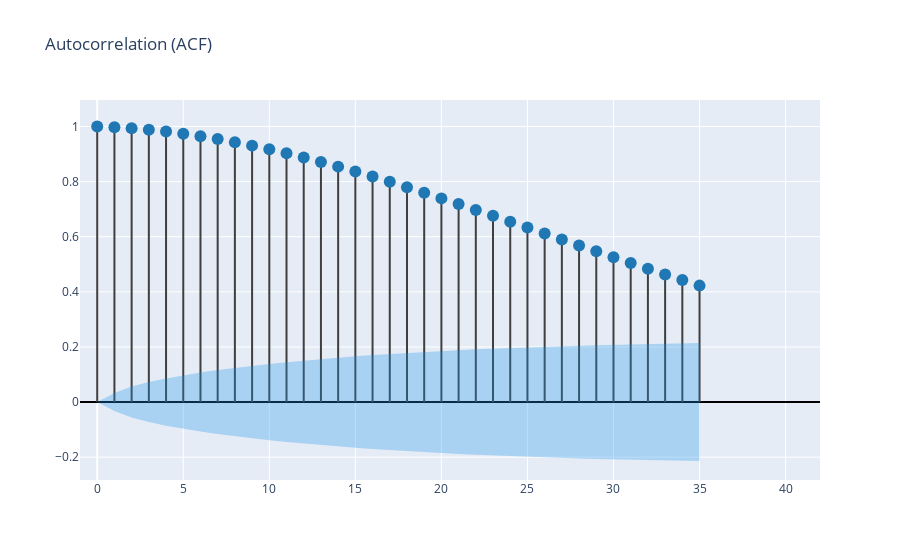
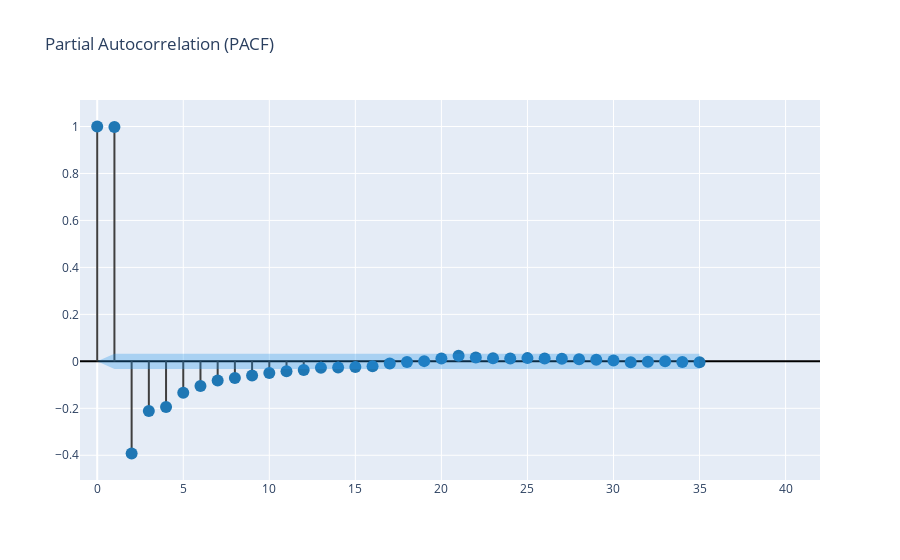

Notebook code for these charts, in order:
### Code cell
# look at pacf and acf plots
create_corr_plot(y_train['glucose'])
create_corr_plot(y_train['glucose'], plot_pacf=True)

### Figure 1 — Plotly figure (JSON) as saved in the notebook; plotly's stock layout.template omitted (floating-point values rounded to 4 significant figures)
{"data": [{"line": {"color": "#3f3f3f"}, "mode": "lines", "showlegend": false, "type": "scatter", "x": [0, 0], "y": [0, 1]}, {"line": {"color": "#3f3f3f"}, "mode": "lines", "showlegend": false, "type": "scatter", "x": [1, 1], "y": [0, 0.9977]}, {"line": {"color": "#3f3f3f"}, "mode": "lines", "showlegend": false, "type": "scatter", "x": [2, 2], "y": [0, 0.9937]}, {"line": {"color": "#3f3f3f"}, "mode": "lines", "showlegend": false, "type": "scatter", "x": [3, 3], "y": [0, 0.9885]}, {"line": {"color": "#3f3f3f"}, "mode": "lines", "showlegend": false, "type": "scatter", "x": [4, 4], "y": [0, 0.9818]}, {"line": {"color": "#3f3f3f"}, "mode": "lines", "showlegend": false, "type": "scatter", "x": [5, 5], "y": [0, 0.9739]}, {"line": {"color": "#3f3f3f"}, "mode": "lines", "showlegend": false, "type": "scatter", "x": [6, 6], "y": [0, 0.9647]}, {"line": {"color": "#3f3f3f"}, "mode": "lines", "showlegend": false, "type": "scatter", "x": [7, 7], "y": [0, 0.9544]}, {"line": {"color": "#3f3f3f"}, "mode": "lines", "showlegend": false, "type": "scatter", "x": [8, 8], "y": [0, 0.943]}, {"line": {"color": "#3f3f3f"}, "mode": "lines", "showlegend": false, "type": "scatter", "x": [9, 9], "y": [0, 0.9306]}, {"line": {"color": "#3f3f3f"}, "mode": "lines", "showlegend": false, "type": "scatter", "x": [10, 10], "y": [0, 0.9171]}, {"line": {"color": "#3f3f3f"}, "mode": "lines", "showlegend": false, "type": "scatter", "x": [11, 11], "y": [0, 0.9027]}, {"line": {"color": "#3f3f3f"}, "mode": "lines", "showlegend": false, "type": "scatter", "x": [12, 12], "y": [0, 0.8874]}, {"line": {"color": "#3f3f3f"}, "mode": "lines", "showlegend": false, "type": "scatter", "x": [13, 13], "y": [0, 0.8713]}, {"line": {"color": "#3f3f3f"}, "mode": "lines", "showlegend": false, "type": "scatter", "x": [14, 14], "y": [0, 0.8544]}, {"line": {"color": "#3f3f3f"}, "mode": "lines", "showlegend": false, "type": "scatter", "x": [15, 15], "y": [0, 0.8367]}, {"line": {"color": "#3f3f3f"}, "mode": "lines", "showlegend": false, "type": "scatter", "x": [16, 16], "y": [0, 0.8183]}, {"line": {"color": "#3f3f3f"}, "mode": "lines", "showlegend": false, "type": "scatter", "x": [17, 17], "y": [0, 0.7993]}, {"line": {"color": "#3f3f3f"}, "mode": "lines", "showlegend": false, "type": "scatter", "x": [18, 18], "y": [0, 0.7797]}, {"line": {"color": "#3f3f3f"}, "mode": "lines", "showlegend": false, "type": "scatter", "x": [19, 19], "y": [0, 0.7596]}, {"line": {"color": "#3f3f3f"}, "mode": "lines", "showlegend": false, "type": "scatter", "x": [20, 20], "y": [0, 0.7391]}, {"line": {"color": "#3f3f3f"}, "mode": "lines", "showlegend": false, "type": "scatter", "x": [21, 21], "y": [0, 0.7183]}, {"line": {"color": "#3f3f3f"}, "mode": "lines", "showlegend": false, "type": "scatter", "x": [22, 22], "y": [0, 0.6973]}, {"line": {"color": "#3f3f3f"}, "mode": "lines", "showlegend": false, "type": "scatter", "x": [23, 23], "y": [0, 0.676]}, {"line": {"color": "#3f3f3f"}, "mode": "lines", "showlegend": false, "type": "scatter", "x": [24, 24], "y": [0, 0.6546]}, {"line": {"color": "#3f3f3f"}, "mode": "lines", "showlegend": false, "type": "scatter", "x": [25, 25], "y": [0, 0.6331]}, {"line": {"color": "#3f3f3f"}, "mode": "lines", "showlegend": false, "type": "scatter", "x": [26, 26], "y": [0, 0.6115]}, {"line": {"color": "#3f3f3f"}, "mode": "lines", "showlegend": false, "type": "scatter", "x": [27, 27], "y": [0, 0.59]}, {"line": {"color": "#3f3f3f"}, "mode": "lines", "showlegend": false, "type": "scatter", "x": [28, 28], "y": [0, 0.5685]}, {"line": {"color": "#3f3f3f"}, "mode": "lines", "showlegend": false, "type": "scatter", "x": [29, 29], "y": [0, 0.5472]}, {"line": {"color": "#3f3f3f"}, "mode": "lines", "showlegend": false, "type": "scatter", "x": [30, 30], "y": [0, 0.5259]}, {"line": {"color": "#3f3f3f"}, "mode": "lines", "showlegend": false, "type": "scatter", "x": [31, 31], "y": [0, 0.5048]}, {"line": {"color": "#3f3f3f"}, "mode": "lines", "showlegend": false, "type": "scatter", "x": [32, 32], "y": [0, 0.4839]}, {"line": {"color": "#3f3f3f"}, "mode": "lines", "showlegend": false, "type": "scatter", "x": [33, 33], "y": [0, 0.4632]}, {"line": {"color": "#3f3f3f"}, "mode": "lines", "showlegend": false, "type": "scatter", "x": [34, 34], "y": [0, 0.4427]}, {"line": {"color": "#3f3f3f"}, "mode": "lines", "showlegend": false, "type": "scatter", "x": [35, 35], "y": [0, 0.4226]}, {"marker": {"color": "#1f77b4", "size": 12}, "mode": "markers", "showlegend": false, "type": "scatter", "x": [0, 1, 2, 3, 4, 5, 6, 7, 8, 9, 10, 11, 12, 13, 14, 15, 16, 17, 18, 19, 20, 21, 22, 23, 24, 25, 26, 27, 28, 29, 30, 31, 32, 33, 34, 35], "y": [1, 0.9977, 0.9937, 0.9885, 0.9818, 0.9739, 0.9647, 0.9544, 0.943, 0.9306, 0.9171, 0.9027, 0.8874, 0.8713, 0.8544, 0.8367, 0.8183, 0.7993, 0.7797, 0.7596, 0.7391, 0.7183, 0.6973, 0.676, 0.6546, 0.6331, 0.6115, 0.59, 0.5685, 0.5472, 0.5259, 0.5048, 0.4839, 0.4632, 0.4427, 0.4226]}, {"line": {"color": "rgba(255,255,255,0)"}, "mode": "lines", "showlegend": false, "type": "scatter", "x": [0, 1, 2, 3, 4, 5, 6, 7, 8, 9, 10, 11, 12, 13, 14, 15, 16, 17, 18, 19, 20, 21, 22, 23, 24, 25, 26, 27, 28, 29, 30, 31, 32, 33, 34, 35], "y": [0, 0.03266, 0.05648, 0.07278, 0.08592, 0.09715, 0.1071, 0.116, 0.1241, 0.1315, 0.1383, 0.1447, 0.1506, 0.156, 0.1612, 0.1659, 0.1704, 0.1745, 0.1784, 0.182, 0.1853, 0.1884, 0.1913, 0.194, 0.1965, 0.1988, 0.201, 0.2029, 0.2048, 0.2064, 0.208, 0.2094, 0.2107, 0.2119, 0.213, 0.2139]}, {"fill": "tonexty", "fillcolor": "rgba(32, 146, 230,0.3)", "line": {"color": "rgba(255,255,255,0)"}, "mode": "lines", "showlegend": false, "type": "scatter", "x": [0, 1, 2, 3, 4, 5, 6, 7, 8, 9, 10, 11, 12, 13, 14, 15, 16, 17, 18, 19, 20, 21, 22, 23, 24, 25, 26, 27, 28, 29, 30, 31, 32, 33, 34, 35], "y": [0, -0.03266, -0.05648, -0.07278, -0.08592, -0.09715, -0.1071, -0.116, -0.1241, -0.1315, -0.1383, -0.1447, -0.1506, -0.156, -0.1612, -0.1659, -0.1704, -0.1745, -0.1784, -0.182, -0.1853, -0.1884, -0.1913, -0.194, -0.1965, -0.1988, -0.201, -0.2029, -0.2048, -0.2064, -0.208, -0.2094, -0.2107, -0.2119, -0.213, -0.2139]}], "layout": {"title": {"text": "Autocorrelation (ACF)"}, "xaxis": {"range": [-1, 42]}, "yaxis": {"zerolinecolor": "#000000"}}}

### Figure 2 — Plotly figure (JSON) as saved in the notebook; plotly's stock layout.template omitted (floating-point values rounded to 4 significant figures)
{"data": [{"line": {"color": "#3f3f3f"}, "mode": "lines", "showlegend": false, "type": "scatter", "x": [0, 0], "y": [0, 1]}, {"line": {"color": "#3f3f3f"}, "mode": "lines", "showlegend": false, "type": "scatter", "x": [1, 1], "y": [0, 0.998]}, {"line": {"color": "#3f3f3f"}, "mode": "lines", "showlegend": false, "type": "scatter", "x": [2, 2], "y": [0, -0.3925]}, {"line": {"color": "#3f3f3f"}, "mode": "lines", "showlegend": false, "type": "scatter", "x": [3, 3], "y": [0, -0.2118]}, {"line": {"color": "#3f3f3f"}, "mode": "lines", "showlegend": false, "type": "scatter", "x": [4, 4], "y": [0, -0.1941]}, {"line": {"color": "#3f3f3f"}, "mode": "lines", "showlegend": false, "type": "scatter", "x": [5, 5], "y": [0, -0.1341]}, {"line": {"color": "#3f3f3f"}, "mode": "lines", "showlegend": false, "type": "scatter", "x": [6, 6], "y": [0, -0.1052]}, {"line": {"color": "#3f3f3f"}, "mode": "lines", "showlegend": false, "type": "scatter", "x": [7, 7], "y": [0, -0.08185]}, {"line": {"color": "#3f3f3f"}, "mode": "lines", "showlegend": false, "type": "scatter", "x": [8, 8], "y": [0, -0.07128]}, {"line": {"color": "#3f3f3f"}, "mode": "lines", "showlegend": false, "type": "scatter", "x": [9, 9], "y": [0, -0.06032]}, {"line": {"color": "#3f3f3f"}, "mode": "lines", "showlegend": false, "type": "scatter", "x": [10, 10], "y": [0, -0.0497]}, {"line": {"color": "#3f3f3f"}, "mode": "lines", "showlegend": false, "type": "scatter", "x": [11, 11], "y": [0, -0.04197]}, {"line": {"color": "#3f3f3f"}, "mode": "lines", "showlegend": false, "type": "scatter", "x": [12, 12], "y": [0, -0.03696]}, {"line": {"color": "#3f3f3f"}, "mode": "lines", "showlegend": false, "type": "scatter", "x": [13, 13], "y": [0, -0.02742]}, {"line": {"color": "#3f3f3f"}, "mode": "lines", "showlegend": false, "type": "scatter", "x": [14, 14], "y": [0, -0.02616]}, {"line": {"color": "#3f3f3f"}, "mode": "lines", "showlegend": false, "type": "scatter", "x": [15, 15], "y": [0, -0.0238]}, {"line": {"color": "#3f3f3f"}, "mode": "lines", "showlegend": false, "type": "scatter", "x": [16, 16], "y": [0, -0.02102]}, {"line": {"color": "#3f3f3f"}, "mode": "lines", "showlegend": false, "type": "scatter", "x": [17, 17], "y": [0, -0.008971]}, {"line": {"color": "#3f3f3f"}, "mode": "lines", "showlegend": false, "type": "scatter", "x": [18, 18], "y": [0, -0.002429]}, {"line": {"color": "#3f3f3f"}, "mode": "lines", "showlegend": false, "type": "scatter", "x": [19, 19], "y": [0, 0.0008458]}, {"line": {"color": "#3f3f3f"}, "mode": "lines", "showlegend": false, "type": "scatter", "x": [20, 20], "y": [0, 0.01207]}, {"line": {"color": "#3f3f3f"}, "mode": "lines", "showlegend": false, "type": "scatter", "x": [21, 21], "y": [0, 0.02372]}, {"line": {"color": "#3f3f3f"}, "mode": "lines", "showlegend": false, "type": "scatter", "x": [22, 22], "y": [0, 0.0163]}, {"line": {"color": "#3f3f3f"}, "mode": "lines", "showlegend": false, "type": "scatter", "x": [23, 23], "y": [0, 0.0135]}, {"line": {"color": "#3f3f3f"}, "mode": "lines", "showlegend": false, "type": "scatter", "x": [24, 24], "y": [0, 0.01229]}, {"line": {"color": "#3f3f3f"}, "mode": "lines", "showlegend": false, "type": "scatter", "x": [25, 25], "y": [0, 0.0137]}, {"line": {"color": "#3f3f3f"}, "mode": "lines", "showlegend": false, "type": "scatter", "x": [26, 26], "y": [0, 0.01245]}, {"line": {"color": "#3f3f3f"}, "mode": "lines", "showlegend": false, "type": "scatter", "x": [27, 27], "y": [0, 0.01144]}, {"line": {"color": "#3f3f3f"}, "mode": "lines", "showlegend": false, "type": "scatter", "x": [28, 28], "y": [0, 0.008753]}, {"line": {"color": "#3f3f3f"}, "mode": "lines", "showlegend": false, "type": "scatter", "x": [29, 29], "y": [0, 0.006647]}, {"line": {"color": "#3f3f3f"}, "mode": "lines", "showlegend": false, "type": "scatter", "x": [30, 30], "y": [0, 0.003148]}, {"line": {"color": "#3f3f3f"}, "mode": "lines", "showlegend": false, "type": "scatter", "x": [31, 31], "y": [0, -0.003757]}, {"line": {"color": "#3f3f3f"}, "mode": "lines", "showlegend": false, "type": "scatter", "x": [32, 32], "y": [0, -0.001736]}, {"line": {"color": "#3f3f3f"}, "mode": "lines", "showlegend": false, "type": "scatter", "x": [33, 33], "y": [0, 0.0006234]}, {"line": {"color": "#3f3f3f"}, "mode": "lines", "showlegend": false, "type": "scatter", "x": [34, 34], "y": [0, -0.003043]}, {"line": {"color": "#3f3f3f"}, "mode": "lines", "showlegend": false, "type": "scatter", "x": [35, 35], "y": [0, -0.00375]}, {"marker": {"color": "#1f77b4", "size": 12}, "mode": "markers", "showlegend": false, "type": "scatter", "x": [0, 1, 2, 3, 4, 5, 6, 7, 8, 9, 10, 11, 12, 13, 14, 15, 16, 17, 18, 19, 20, 21, 22, 23, 24, 25, 26, 27, 28, 29, 30, 31, 32, 33, 34, 35], "y": [1, 0.998, -0.3925, -0.2118, -0.1941, -0.1341, -0.1052, -0.08185, -0.07128, -0.06032, -0.0497, -0.04197, -0.03696, -0.02742, -0.02616, -0.0238, -0.02102, -0.008971, -0.002429, 0.0008458, 0.01207, 0.02372, 0.0163, 0.0135, 0.01229, 0.0137, 0.01245, 0.01144, 0.008753, 0.006647, 0.003148, -0.003757, -0.001736, 0.0006234, -0.003043, -0.00375]}, {"line": {"color": "rgba(255,255,255,0)"}, "mode": "lines", "showlegend": false, "type": "scatter", "x": [0, 1, 2, 3, 4, 5, 6, 7, 8, 9, 10, 11, 12, 13, 14, 15, 16, 17, 18, 19, 20, 21, 22, 23, 24, 25, 26, 27, 28, 29, 30, 31, 32, 33, 34, 35], "y": [0, 0.03266, 0.03266, 0.03266, 0.03266, 0.03266, 0.03266, 0.03266, 0.03266, 0.03266, 0.03266, 0.03266, 0.03266, 0.03266, 0.03266, 0.03266, 0.03266, 0.03266, 0.03266, 0.03266, 0.03266, 0.03266, 0.03266, 0.03266, 0.03266, 0.03266, 0.03266, 0.03266, 0.03266, 0.03266, 0.03266, 0.03266, 0.03266, 0.03266, 0.03266, 0.03266]}, {"fill": "tonexty", "fillcolor": "rgba(32, 146, 230,0.3)", "line": {"color": "rgba(255,255,255,0)"}, "mode": "lines", "showlegend": false, "type": "scatter", "x": [0, 1, 2, 3, 4, 5, 6, 7, 8, 9, 10, 11, 12, 13, 14, 15, 16, 17, 18, 19, 20, 21, 22, 23, 24, 25, 26, 27, 28, 29, 30, 31, 32, 33, 34, 35], "y": [0, -0.03266, -0.03266, -0.03266, -0.03266, -0.03266, -0.03266, -0.03266, -0.03266, -0.03266, -0.03266, -0.03266, -0.03266, -0.03266, -0.03266, -0.03266, -0.03266, -0.03266, -0.03266, -0.03266, -0.03266, -0.03266, -0.03266, -0.03266, -0.03266, -0.03266, -0.03266, -0.03266, -0.03266, -0.03266, -0.03266, -0.03266, -0.03266, -0.03266, -0.03266, -0.03266]}], "layout": {"title": {"text": "Partial Autocorrelation (PACF)"}, "xaxis": {"range": [-1, 42]}, "yaxis": {"zerolinecolor": "#000000"}}}
